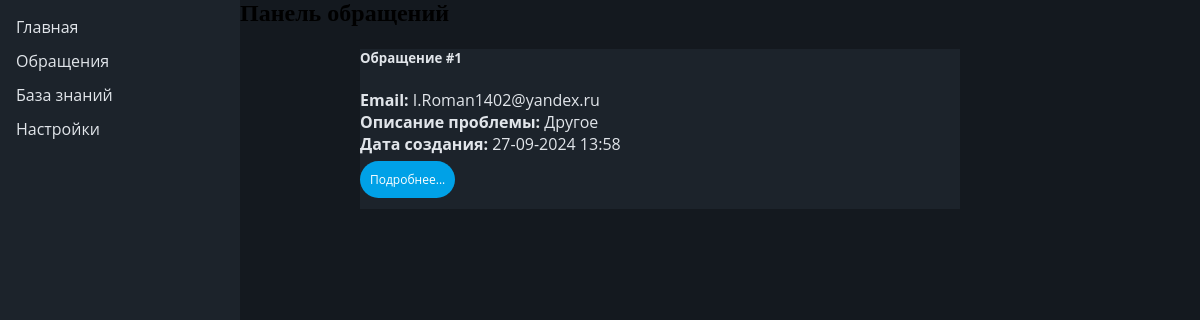
Screenshot of /requests/ with the database file from the repository.
### messanger/models.py (models this page shows)
class Chat(models.Model):
    chat_number = models.PositiveIntegerField('ID обращения', default=0)
    user_email = models.EmailField("Укажите электронный адрес, по которому мы могли бы связаться для уточнения проблемы:",
                                    max_length=100)
    PROBLEM_CHOICES = [
        ('Воспроизведение ролика не началось, показалась заглушка', 'Воспроизведение ролика не началось, показалась заглушка'),
        ('Воспроизведение ролика не началось, видео встало на бесконечную загрузку', 'Воспроизведение ролика не началось, видео встало на бесконечную загрузку'),
        ('Видео воспроизводится рывками, постоянно встает на загрузку', 'Видео воспроизводится рывками, постоянно встает на загрузку'),
        ('Видео перестало воспроизводиться, показалась заглушка', 'Видео перестало воспроизводиться, показалась заглушка'),
        ('Воспроизведение ролика остановилось, видео встало на бесконечную загрузку', 'Воспроизведение ролика остановилось, видео встало на бесконечную загрузку'),
        ('Выдается сообщение о блокировщике рекламы, но он не установлен на моем устройстве', 'Выдается сообщение о блокировщике рекламы, но он не установлен на моем устройстве'),
        ('Другое', 'Другое'),
    ]
    problem_description = models.CharField(
        max_length=200,
        choices=PROBLEM_CHOICES,
        verbose_name="Как можно описать возникшую проблему:"
    )
    detailed_description = models.TextField(verbose_name="Ваше описание проблемы, дополнительная информация:")
    MULTI_CHOICES = [
        ('Проблема воспроизвелась однократно и больше не повторяется', 'Проблема воспроизвелась однократно и больше не повторяется'),
        ('Проблема воспроизводится в другом браузере', 'Проблема воспроизводится в другом браузере'),
        ('Вы используете программное обеспечение для блокировки нежелательной рекламы', 'Вы используете программное обеспечение для блокировки нежелательной рекламы'),
        ('Вы используете  антивирус', 'Вы используете  антивирус'),
        ('Вы подключены к сети через прокси-сервер', 'Вы подключены к сети через прокси-сервер'),
    ]
    multiple_choice = models.ManyToManyField(MultiChoiceOption,
                                             verbose_name="Укажите утверждения, подходящие к описываемой проблеме:")
    response_giga = models.TextField(blank=True, verbose_name="Подсказка-ответ от гигачата")
    response_emp = models.TextField(blank=True, verbose_name="Ответ сотрудника")
    created_at = models.DateTimeField(auto_now_add=True, verbose_name="Время создания обращения")
    updated_at = models.DateTimeField(auto_now=True, verbose_name="Время изменения обращения")
    chat_status = models.PositiveIntegerField('Статус обращения', default=1) # 1 - не начато, 2 - в работе, 3 - закрыто
    class Meta:
        verbose_name = 'Обращение'
        verbose_name_plural = 'Обращения'

### messanger/views.py (the view)
# urls.py: path('', views.requestsmenu, name="requestsmenu"),
def requestsmenu(request):
    user_requests = Chat.objects.order_by('created_at')
    return render(request, 'messanger/requestsmenu.html', {"requests": user_requests})

### messanger/templates/messanger/requestsmenu.html (shortened to what this page needs)
{% extends 'rutubesupportmain/layout.html' %}
{% block content %}
<aside>
        <ul>
            <a style="text-decoration: none" href =""><li>Главная</li></a>
            <a style="text-decoration: none" href =""><li>Обращения</li></a>
            <a style="text-decoration: none" href =""><li>База знаний</li></a>
            <a style="text-decoration: none" href =""><li>Настройки</li></a>
        </ul>
        </aside>
    <div class="features">
        <h2>Панель обращений</h2>
        {% if requests %}
    <div class="row">
        {% for el in requests %}
        {% if el.chat_status != 3 %}
            <div class="col-md-4 mb-4">
                <div class="card">
                    <div class="card-body">
                        <h5 class="card-title">Обращение #{{ el.id }}</h5>
                        <p class="card-text">
                            <strong>Email:</strong> {{ el.user_email }} <br>
                            <strong>Описание проблемы:</strong> {{ el.problem_description }} <br>
                            <strong>Дата создания:</strong> {{ el.created_at|date:"d-m-Y H:i" }}
                        </p>
                        <a href="{% url 'messanger' el.id %}" class="btn btn-primary">Подробнее...</a>
                    </div>
                </div>
            </div>
        {% endif %}
        {% endfor %}
    </div>
{% else %}
    <p>Обращений пока нет.</p>
{% endif %}
    </div>
{% endblock %}

### rutubesupportmain/templates/rutubesupportmain/layout.html (shortened to what this page needs)
{% load static %}
{% block content %}
{% endblock %}
</html>

### rutubesupportmain/templates/rutubesupportmain/layout.html (style rules this page uses)
.btn-primary { border-radius: 100px; border: none; padding: 10px; cursor: pointer; margin-bottom: 10px; width: fit-content; color: #fff; font-family: Open Sans, sans-serif; font-size: 12px; background-color: #00a1e7; text-decoration: none; }
aside { float: left; width: 20%; height: 100%; background-color: #1c232b; font-family: Open Sans, sans-serif; overflow-x: hidden; overflow-y: auto; padding: 0; }
aside ul { list-style: none }
aside ul li { color: #e1e5ea; display: block; margin-top: 12px; transition: transform .3s ease; margin-left: -24px; }
.card-body { width: 65%; background-color: #1c232b; border-color: #e1e5ea; margin-left: 30%; width: 50%; height: 20%; border-color: #e1e5ea; color: #e1e5ea; font-family: Open Sans, sans-serif; }

### rows the page displays
Chat: id "1", user_email "I.Roman1402@yandex.ru", problem_description "Другое", created_at "27-09-2024 13:58"
